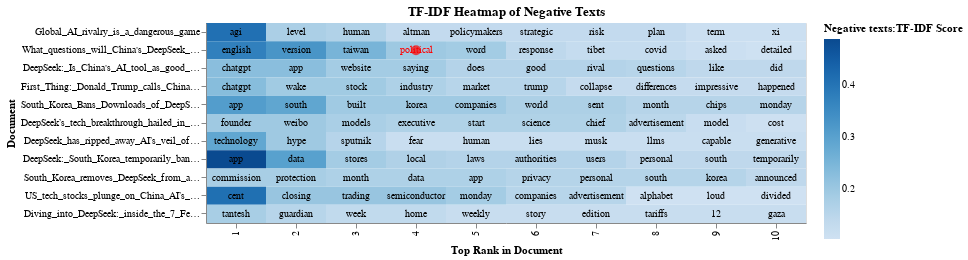

This figure's notebook cell:
### Code cell
import altair as alt

from pathlib import Path
import glob

# 5. Load CSV file tfidf DataFrame we created in 
top_tfidf = pd.read_csv('../outputs/tfidf_negative_texts.csv')

# If you want to specify the order of documents on the y-axis
titles = top_tfidf['document'].unique().tolist()

# 4. Optional: highlight some terms
term_list = ['political']  

# 5. Altair heatmap
base = alt.Chart(top_tfidf).encode(
    x=alt.X('rank:O', title='Top Rank in Document'),
    y=alt.Y('document:N', title='Document', sort=titles)
)

heatmap = base.mark_rect().encode(
    color=alt.Color('tfidf:Q', scale=alt.Scale(scheme='blues'), title='Negative texts:TF-IDF Score')
)

circle = base.mark_circle(size=100).encode(
    color=alt.condition(
        alt.FieldOneOfPredicate(field='term', oneOf=term_list),
        alt.value('red'),
        alt.value('#FFFFFF00')
    )
)

text = base.mark_text(baseline='middle', fontSize=10).encode(
    text='term:N',
    color=alt.condition(
        alt.FieldOneOfPredicate(field='term', oneOf=term_list),
        alt.value('red'),
        alt.value('black')
    )
)

chart = (heatmap + circle + text).properties(
     width=600, 
     height=200,
     title="TF-IDF Heatmap of Negative Texts"
)
chart

### Figure 1 — Vega-Lite specification as saved in the notebook (floating-point values rounded to 4 significant figures)
{"config": {"view": {"continuousWidth": 300, "continuousHeight": 300}}, "layer": [{"mark": {"type": "rect"}, "encoding": {"color": {"field": "tfidf", "scale": {"scheme": "blues"}, "title": "Negative texts:TF-IDF Score", "type": "quantitative"}, "x": {"field": "rank", "title": "Top Rank in Document", "type": "ordinal"}, "y": {"field": "document", "sort": ["Global_AI_rivalry_is_a_dangerous_game", "What_questions_will_China's_DeepSeek_not_answer?_–", "DeepSeek:_Is_China's_AI_tool_as_good_as_it_seems?", "First_Thing:_Donald_Trump_calls_China’s_DeepSeek_A", "South_Korea_Bans_Downloads_of_DeepSeek,_the_Chines", "DeepSeek’s_tech_breakthrough_hailed_in_China_as_an", "DeepSeek_has_ripped_away_AI’s_veil_of_mystique._Th", "DeepSeek:_South_Korea_temporarily_bans_AI_app_–_DW", "South_Korea_removes_DeepSeek_from_app_stores_pendi", "US_tech_stocks_plunge_on_China_AI’s_unexpectedly_s", "Diving_into_DeepSeek:_inside_the_7_February_Guardi"], "title": "Document", "type": "nominal"}}}, {"mark": {"type": "circle", "size": 100}, "encoding": {"color": {"condition": {"test": {"field": "term", "oneOf": ["political"]}, "value": "red"}, "value": "#FFFFFF00"}, "x": {"field": "rank", "title": "Top Rank in Document", "type": "ordinal"}, "y": {"field": "document", "sort": ["Global_AI_rivalry_is_a_dangerous_game", "What_questions_will_China's_DeepSeek_not_answer?_–", "DeepSeek:_Is_China's_AI_tool_as_good_as_it_seems?", "First_Thing:_Donald_Trump_calls_China’s_DeepSeek_A", "South_Korea_Bans_Downloads_of_DeepSeek,_the_Chines", "DeepSeek’s_tech_breakthrough_hailed_in_China_as_an", "DeepSeek_has_ripped_away_AI’s_veil_of_mystique._Th", "DeepSeek:_South_Korea_temporarily_bans_AI_app_–_DW", "South_Korea_removes_DeepSeek_from_app_stores_pendi", "US_tech_stocks_plunge_on_China_AI’s_unexpectedly_s", "Diving_into_DeepSeek:_inside_the_7_February_Guardi"], "title": "Document", "type": "nominal"}}}, {"mark": {"type": "text", "baseline": "middle", "fontSize": 10}, "encoding": {"color": {"condition": {"test": {"field": "term", "oneOf": ["political"]}, "value": "red"}, "value": "black"}, "text": {"field": "term", "type": "nominal"}, "x": {"field": "rank", "title": "Top Rank in Document", "type": "ordinal"}, "y": {"field": "document", "sort": ["Global_AI_rivalry_is_a_dangerous_game", "What_questions_will_China's_DeepSeek_not_answer?_–", "DeepSeek:_Is_China's_AI_tool_as_good_as_it_seems?", "First_Thing:_Donald_Trump_calls_China’s_DeepSeek_A", "South_Korea_Bans_Downloads_of_DeepSeek,_the_Chines", "DeepSeek’s_tech_breakthrough_hailed_in_China_as_an", "DeepSeek_has_ripped_away_AI’s_veil_of_mystique._Th", "DeepSeek:_South_Korea_temporarily_bans_AI_app_–_DW", "South_Korea_removes_DeepSeek_from_app_stores_pendi", "US_tech_stocks_plunge_on_China_AI’s_unexpectedly_s", "Diving_into_DeepSeek:_inside_the_7_February_Guardi"], "title": "Document", "type": "nominal"}}}], "data": {"name": "data-d20d082a39801881050c01794cb80785"}, "height": 200, "title": "TF-IDF Heatmap of Negative Texts", "width": 600, "$schema": "https://vega.github.io/schema/vega-lite/v5.20.1.json", "datasets": {"data-d20d082a39801881050c01794cb80785": [{"document": "Global_AI_rivalry_is_a_dangerous_game", "rank": 1, "term": "agi", "tfidf": 0.4094}, {"document": "Global_AI_rivalry_is_a_dangerous_game", "rank": 2, "term": "level", "tfidf": 0.1742}, {"document": "Global_AI_rivalry_is_a_dangerous_game", "rank": 3, "term": "human", "tfidf": 0.1636}, {"document": "Global_AI_rivalry_is_a_dangerous_game", "rank": 4, "term": "altman", "tfidf": 0.1309}, {"document": "Global_AI_rivalry_is_a_dangerous_game", "rank": 5, "term": "policymakers", "tfidf": 0.1306}, {"document": "Global_AI_rivalry_is_a_dangerous_game", "rank": 6, "term": "strategic", "tfidf": 0.1306}, {"document": "Global_AI_rivalry_is_a_dangerous_game", "rank": 7, "term": "risk", "tfidf": 0.1306}, {"document": "Global_AI_rivalry_is_a_dangerous_game", "rank": 8, "term": "plan", "tfidf": 0.1306}, {"document": "Global_AI_rivalry_is_a_dangerous_game", "rank": 9, "term": "term", "tfidf": 0.1116}, {"document": "Global_AI_rivalry_is_a_dangerous_game", "rank": 10, "term": "xi", "tfidf": 0.1116}, {"document": "What_questions_will_China's_DeepSeek_not_answer?_–", "rank": 1, "term": "english", "tfidf": 0.374}, {"document": "What_questions_will_China's_DeepSeek_not_answer?_–", "rank": 2, "term": "version", "tfidf": 0.328}, {"document": "What_questions_will_China's_DeepSeek_not_answer?_–", "rank": 3, "term": "taiwan", "tfidf": 0.252}, {"document": "What_questions_will_China's_DeepSeek_not_answer?_–", "rank": 4, "term": "political", "tfidf": 0.1953}, {"document": "What_questions_will_China's_DeepSeek_not_answer?_–", "rank": 5, "term": "word", "tfidf": 0.187}, {"document": "What_questions_will_China's_DeepSeek_not_answer?_–", "rank": 6, "term": "response", "tfidf": 0.1406}, {"document": "What_questions_will_China's_DeepSeek_not_answer?_–", "rank": 7, "term": "tibet", "tfidf": 0.1247}, {"document": "What_questions_will_China's_DeepSeek_not_answer?_–", "rank": 8, "term": "covid", "tfidf": 0.1247}, {"document": "What_questions_will_China's_DeepSeek_not_answer?_–", "rank": 9, "term": "asked", "tfidf": 0.1117}, {"document": "What_questions_will_China's_DeepSeek_not_answer?_–", "rank": 10, "term": "detailed", "tfidf": 0.1039}, {"document": "DeepSeek:_Is_China's_AI_tool_as_good_as_it_seems?", "rank": 1, "term": "chatgpt", "tfidf": 0.2258}, {"document": "DeepSeek:_Is_China's_AI_tool_as_good_as_it_seems?", "rank": 2, "term": "app", "tfidf": 0.2258}, {"document": "DeepSeek:_Is_China's_AI_tool_as_good_as_it_seems?", "rank": 3, "term": "website", "tfidf": 0.1862}, {"document": "DeepSeek:_Is_China's_AI_tool_as_good_as_it_seems?", "rank": 4, "term": "saying", "tfidf": 0.1862}, {"document": "DeepSeek:_Is_China's_AI_tool_as_good_as_it_seems?", "rank": 5, "term": "does", "tfidf": 0.1591}, {"document": "DeepSeek:_Is_China's_AI_tool_as_good_as_it_seems?", "rank": 6, "term": "good", "tfidf": 0.1591}, {"document": "DeepSeek:_Is_China's_AI_tool_as_good_as_it_seems?", "rank": 7, "term": "rival", "tfidf": 0.1591}, {"document": "DeepSeek:_Is_China's_AI_tool_as_good_as_it_seems?", "rank": 8, "term": "questions", "tfidf": 0.1539}, {"document": "DeepSeek:_Is_China's_AI_tool_as_good_as_it_seems?", "rank": 9, "term": "like", "tfidf": 0.1399}, {"document": "DeepSeek:_Is_China's_AI_tool_as_good_as_it_seems?", "rank": 10, "term": "did", "tfidf": 0.1399}, {"document": "First_Thing:_Donald_Trump_calls_China’s_DeepSeek_A", "rank": 1, "term": "chatgpt", "tfidf": 0.2299}, {"document": "First_Thing:_Donald_Trump_calls_China’s_DeepSeek_A", "rank": 2, "term": "wake", "tfidf": 0.1899}, {"document": "First_Thing:_Donald_Trump_calls_China’s_DeepSeek_A", "rank": 3, "term": "stock", "tfidf": 0.1899}, {"document": "First_Thing:_Donald_Trump_calls_China’s_DeepSeek_A", "rank": 4, "term": "industry", "tfidf": 0.1698}, {"document": "First_Thing:_Donald_Trump_calls_China’s_DeepSeek_A", "rank": 5, "term": "market", "tfidf": 0.1532}, {"document": "First_Thing:_Donald_Trump_calls_China’s_DeepSeek_A", "rank": 6, "term": "trump", "tfidf": 0.1532}, {"document": "First_Thing:_Donald_Trump_calls_China’s_DeepSeek_A", "rank": 7, "term": "collapse", "tfidf": 0.1263}, {"document": "First_Thing:_Donald_Trump_calls_China’s_DeepSeek_A", "rank": 8, "term": "differences", "tfidf": 0.1263}, {"document": "First_Thing:_Donald_Trump_calls_China’s_DeepSeek_A", "rank": 9, "term": "impressive", "tfidf": 0.1263}, {"document": "First_Thing:_Donald_Trump_calls_China’s_DeepSeek_A", "rank": 10, "term": "happened", "tfidf": 0.1263}, {"document": "South_Korea_Bans_Downloads_of_DeepSeek,_the_Chines", "rank": 1, "term": "app", "tfidf": 0.3102}, {"document": "South_Korea_Bans_Downloads_of_DeepSeek,_the_Chines", "rank": 2, "term": "south", "tfidf": 0.2884}, {"document": "South_Korea_Bans_Downloads_of_DeepSeek,_the_Chines", "rank": 3, "term": "built", "tfidf": 0.1923}, {"document": "South_Korea_Bans_Downloads_of_DeepSeek,_the_Chines", "rank": 4, "term": "korea", "tfidf": 0.1923}, {"document": "South_Korea_Bans_Downloads_of_DeepSeek,_the_Chines", "rank": 5, "term": "companies", "tfidf": 0.1923}, {"document": "South_Korea_Bans_Downloads_of_DeepSeek,_the_Chines", "rank": 6, "term": "world", "tfidf": 0.1718}, {"document": "South_Korea_Bans_Downloads_of_DeepSeek,_the_Chines", "rank": 7, "term": "sent", "tfidf": 0.1718}, {"document": "South_Korea_Bans_Downloads_of_DeepSeek,_the_Chines", "rank": 8, "term": "month", "tfidf": 0.1551}, {"document": "South_Korea_Bans_Downloads_of_DeepSeek,_the_Chines", "rank": 9, "term": "chips", "tfidf": 0.1551}, {"document": "South_Korea_Bans_Downloads_of_DeepSeek,_the_Chines", "rank": 10, "term": "monday", "tfidf": 0.1551}, {"document": "DeepSeek’s_tech_breakthrough_hailed_in_China_as_an", "rank": 1, "term": "founder", "tfidf": 0.1943}, {"document": "DeepSeek’s_tech_breakthrough_hailed_in_China_as_an", "rank": 2, "term": "weibo", "tfidf": 0.1943}, {"document": "DeepSeek’s_tech_breakthrough_hailed_in_China_as_an", "rank": 3, "term": "models", "tfidf": 0.1767}, {"document": "DeepSeek’s_tech_breakthrough_hailed_in_China_as_an", "rank": 4, "term": "executive", "tfidf": 0.166}, {"document": "DeepSeek’s_tech_breakthrough_hailed_in_China_as_an", "rank": 5, "term": "start", "tfidf": 0.166}, {"document": "DeepSeek’s_tech_breakthrough_hailed_in_China_as_an", "rank": 6, "term": "science", "tfidf": 0.166}, {"document": "DeepSeek’s_tech_breakthrough_hailed_in_China_as_an", "rank": 7, "term": "chief", "tfidf": 0.166}, {"document": "DeepSeek’s_tech_breakthrough_hailed_in_China_as_an", "rank": 8, "term": "advertisement", "tfidf": 0.146}, {"document": "DeepSeek’s_tech_breakthrough_hailed_in_China_as_an", "rank": 9, "term": "model", "tfidf": 0.1178}, {"document": "DeepSeek’s_tech_breakthrough_hailed_in_China_as_an", "rank": 10, "term": "cost", "tfidf": 0.1071}, {"document": "DeepSeek_has_ripped_away_AI’s_veil_of_mystique._Th", "rank": 1, "term": "technology", "tfidf": 0.2863}, {"document": "DeepSeek_has_ripped_away_AI’s_veil_of_mystique._Th", "rank": 2, "term": "hype", "tfidf": 0.1937}, {"document": "DeepSeek_has_ripped_away_AI’s_veil_of_mystique._Th", "rank": 3, "term": "sputnik", "tfidf": 0.155}, {"document": "DeepSeek_has_ripped_away_AI’s_veil_of_mystique._Th", "rank": 4, "term": "fear", "tfidf": 0.1165}, {"document": "DeepSeek_has_ripped_away_AI’s_veil_of_mystique._Th", "rank": 5, "term": "human", "tfidf": 0.1165}, {"document": "DeepSeek_has_ripped_away_AI’s_veil_of_mystique._Th", "rank": 6, "term": "lies", "tfidf": 0.1162}, {"document": "DeepSeek_has_ripped_away_AI’s_veil_of_mystique._Th", "rank": 7, "term": "musk", "tfidf": 0.1162}, {"document": "DeepSeek_has_ripped_away_AI’s_veil_of_mystique._Th", "rank": 8, "term": "llms", "tfidf": 0.1162}, {"document": "DeepSeek_has_ripped_away_AI’s_veil_of_mystique._Th", "rank": 9, "term": "capable", "tfidf": 0.1162}, {"document": "DeepSeek_has_ripped_away_AI’s_veil_of_mystique._Th", "rank": 10, "term": "generative", "tfidf": 0.1162}, {"document": "DeepSeek:_South_Korea_temporarily_bans_AI_app_–_DW", "rank": 1, "term": "app", "tfidf": 0.4887}, {"document": "DeepSeek:_South_Korea_temporarily_bans_AI_app_–_DW", "rank": 2, "term": "data", "tfidf": 0.3007}, {"document": "DeepSeek:_South_Korea_temporarily_bans_AI_app_–_DW", "rank": 3, "term": "stores", "tfidf": 0.1859}, {"document": "DeepSeek:_South_Korea_temporarily_bans_AI_app_–_DW", "rank": 4, "term": "local", "tfidf": 0.1665}, {"document": "DeepSeek:_South_Korea_temporarily_bans_AI_app_–_DW", "rank": 5, "term": "laws", "tfidf": 0.1589}, {"document": "DeepSeek:_South_Korea_temporarily_bans_AI_app_–_DW", "rank": 6, "term": "authorities", "tfidf": 0.1589}, {"document": "DeepSeek:_South_Korea_temporarily_bans_AI_app_–_DW", "rank": 7, "term": "users", "tfidf": 0.1589}, {"document": "DeepSeek:_South_Korea_temporarily_bans_AI_app_–_DW", "rank": 8, "term": "personal", "tfidf": 0.1398}, {"document": "DeepSeek:_South_Korea_temporarily_bans_AI_app_–_DW", "rank": 9, "term": "south", "tfidf": 0.1398}, {"document": "DeepSeek:_South_Korea_temporarily_bans_AI_app_–_DW", "rank": 10, "term": "temporarily", "tfidf": 0.1398}, {"document": "South_Korea_removes_DeepSeek_from_app_stores_pendi", "rank": 1, "term": "commission", "tfidf": 0.1794}, {"document": "South_Korea_removes_DeepSeek_from_app_stores_pendi", "rank": 2, "term": "protection", "tfidf": 0.1794}, {"document": "South_Korea_removes_DeepSeek_from_app_stores_pendi", "rank": 3, "term": "month", "tfidf": 0.1698}, {"document": "South_Korea_removes_DeepSeek_from_app_stores_pendi", "rank": 4, "term": "data", "tfidf": 0.1698}, {"document": "South_Korea_removes_DeepSeek_from_app_stores_pendi", "rank": 5, "term": "app", "tfidf": 0.1698}, {"document": "South_Korea_removes_DeepSeek_from_app_stores_pendi", "rank": 6, "term": "privacy", "tfidf": 0.1578}, {"document": "South_Korea_removes_DeepSeek_from_app_stores_pendi", "rank": 7, "term": "personal", "tfidf": 0.1578}, {"document": "South_Korea_removes_DeepSeek_from_app_stores_pendi", "rank": 8, "term": "south", "tfidf": 0.1578}, {"document": "South_Korea_removes_DeepSeek_from_app_stores_pendi", "rank": 9, "term": "korea", "tfidf": 0.1578}, {"document": "South_Korea_removes_DeepSeek_from_app_stores_pendi", "rank": 10, "term": "announced", "tfidf": 0.14}, {"document": "US_tech_stocks_plunge_on_China_AI’s_unexpectedly_s", "rank": 1, "term": "cent", "tfidf": 0.4103}, {"document": "US_tech_stocks_plunge_on_China_AI’s_unexpectedly_s", "rank": 2, "term": "closing", "tfidf": 0.2052}, {"document": "US_tech_stocks_plunge_on_China_AI’s_unexpectedly_s", "rank": 3, "term": "trading", "tfidf": 0.2052}, {"document": "US_tech_stocks_plunge_on_China_AI’s_unexpectedly_s", "rank": 4, "term": "semiconductor", "tfidf": 0.2052}, {"document": "US_tech_stocks_plunge_on_China_AI’s_unexpectedly_s", "rank": 5, "term": "monday", "tfidf": 0.1866}, {"document": "US_tech_stocks_plunge_on_China_AI’s_unexpectedly_s", "rank": 6, "term": "companies", "tfidf": 0.1542}, {"document": "US_tech_stocks_plunge_on_China_AI’s_unexpectedly_s", "rank": 7, "term": "advertisement", "tfidf": 0.1542}, {"document": "US_tech_stocks_plunge_on_China_AI’s_unexpectedly_s", "rank": 8, "term": "alphabet", "tfidf": 0.1026}, {"document": "US_tech_stocks_plunge_on_China_AI’s_unexpectedly_s", "rank": 9, "term": "loud", "tfidf": 0.1026}, {"document": "US_tech_stocks_plunge_on_China_AI’s_unexpectedly_s", "rank": 10, "term": "divided", "tfidf": 0.1026}, {"document": "Diving_into_DeepSeek:_inside_the_7_February_Guardi", "rank": 1, "term": "tantesh", "tfidf": 0.1791}, {"document": "Diving_into_DeepSeek:_inside_the_7_February_Guardi", "rank": 2, "term": "guardian", "tfidf": 0.1531}, {"document": "Diving_into_DeepSeek:_inside_the_7_February_Guardi", "rank": 3, "term": "week", "tfidf": 0.1346}, {"document": "Diving_into_DeepSeek:_inside_the_7_February_Guardi", "rank": 4, "term": "home", "tfidf": 0.1346}, {"document": "Diving_into_DeepSeek:_inside_the_7_February_Guardi", "rank": 5, "term": "weekly", "tfidf": 0.1194}, {"document": "Diving_into_DeepSeek:_inside_the_7_February_Guardi", "rank": 6, "term": "story", "tfidf": 0.1194}, {"document": "Diving_into_DeepSeek:_inside_the_7_February_Guardi", "rank": 7, "term": "edition", "tfidf": 0.1194}, {"document": "Diving_into_DeepSeek:_inside_the_7_February_Guardi", "rank": 8, "term": "tariffs", "tfidf": 0.1194}, {"document": "Diving_into_DeepSeek:_inside_the_7_February_Guardi", "rank": 9, "term": "12", "tfidf": 0.1194}, {"document": "Diving_into_DeepSeek:_inside_the_7_February_Guardi", "rank": 10, "term": "gaza", "tfidf": 0.1194}]}}
